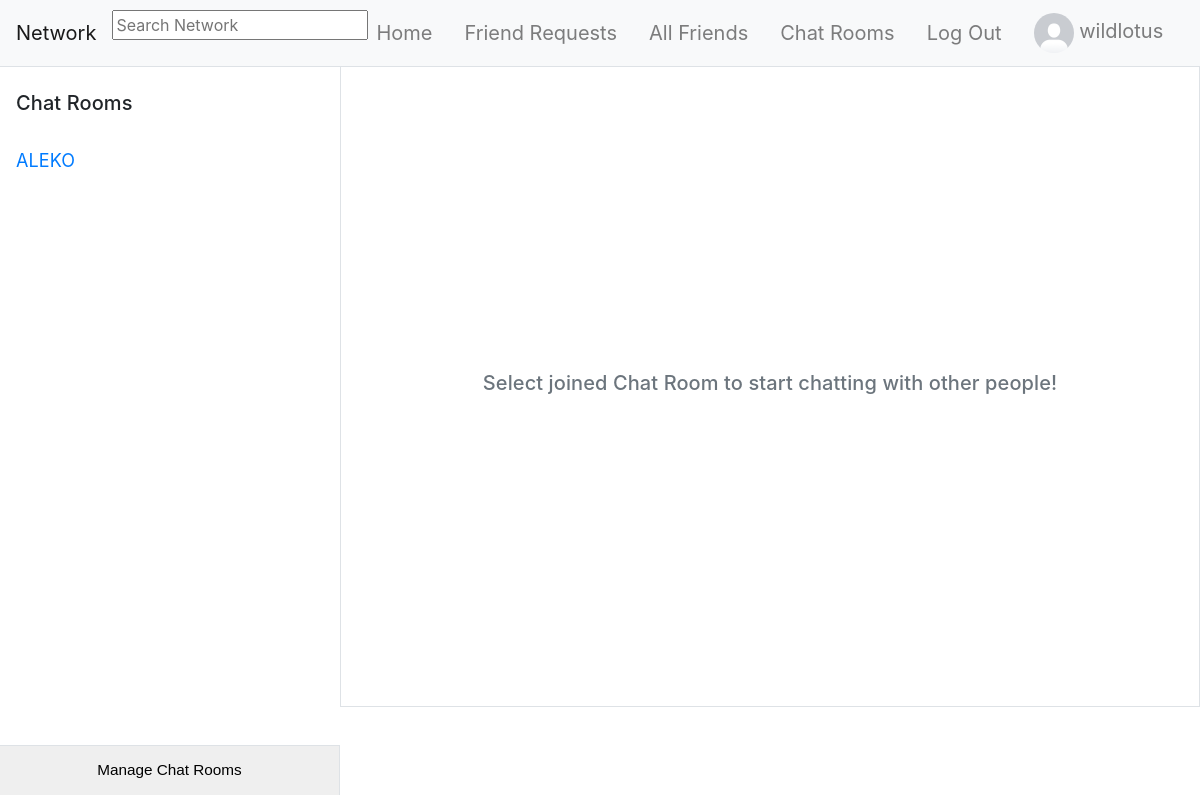
The page /chat/ (signed in) on the database its author committed.
### network/models.py (models this page shows, shortened)
class User(AbstractUser):
    pass

class UserProfile(models.Model):
    id = models.UUIDField(primary_key=True, default=uuid.uuid4, editable=False)
    user = models.OneToOneField(User, related_name="profile", on_delete=models.CASCADE)
    bio = models.TextField(default="No Bio...", max_length=101)
    picture = models.ImageField(default="default_profile_image.png")
    friends = models.ManyToManyField(to="self", blank=True, related_name="+", symmetrical=False)
    blocked = models.ManyToManyField(to="self", blank=True, related_name="+", symmetrical=False)

### chat/models.py (models this page shows)
class Group(models.Model):
    name = models.CharField(max_length=64)
    users = models.ManyToManyField(User, related_name="joined_groups", blank=True)

### chat/views.py (the view)
# urls.py: path("", views.index, name="index"),
@login_required
def index(request):
    return render(request, "chat/index.html", {
        "groups": request.user.joined_groups.all(),
        "rooms": Group.objects.all()
    })

### templates/chat/index.html (shortened to what this page needs)
{% extends "network/layout.html" %} {% load static %}
{% block script %}
    <link rel="stylesheet" href="{% static 'chat/css/styles.css' %}" />
{% endblock %}
{% block body %}
<div id="frame" class="bg-light">
    <div id="sidepanel">
        <div id="contacts" class="d-flex flex-column">
            <div class="d-flex align-items-center" style="height: 80px; line-height: 80px">
                <h5 class="ml-3">Chat Rooms</h5>
            </div>
            {% for group in groups %}
            <div class="ml-3">
                <a href="{% url 'chat:room' group.name %}">
                    {{ group.name }}
                </a>
            </div>
            {% endfor %}
        </div>
        <div id="bottom-bar">
            <button id="addcontact" class="w-100 border-top border-right" style="height: 50px;" data-toggle="modal" data-target="#chatRoomsModal" style="background-color: #F5F5F5">Manage Chat Rooms</button>
        </div>
    </div>
    <div class="content">
        <div class="d-flex align-items-center justify-content-center border border-top-0" style="min-height: 640px;">
            <div class="p-2 text-muted">
                <h5 class="text-muted">Select joined Chat Room to start chatting with other people!</h5>
            </div>
        </div>
    </div>
</div>
{% endblock %}

### templates/network/layout.html (shortened to what this page needs)
{% load static %}
<!DOCTYPE html>
<html lang="en">
<head>
    <link rel="stylesheet" href="https://stackpath.bootstrapcdn.com/bootstrap/4.4.1/css/bootstrap.min.css">
    <link rel="stylesheet" href="{% static 'network/css/styles.css' %}">
    <link rel="stylesheet" href="https://unpkg.com/@trevoreyre/autocomplete-js/dist/style.css">
    {% block script %}{% endblock %}
</head>
<body>
    <nav class="navbar navbar-expand-lg navbar-light bg-light sticky-top border-bottom">
        <a class="navbar-brand" href="{% url 'index' %}">Network</a>
        {% if request.user.is_authenticated %}
            <div id="autocomplete" class="autocomplete" style="width: 320px;">
                <form action="{% url 'search_results' %}" method="get">
                    <input class="autocomplete-input" id="autocomplete_input" placeholder="Search Network" name="q">
                </form>
            </div>
        {% endif %}
        <div class="collapse navbar-collapse" id="navbarNav">
            <ul class="navbar-nav mx-auto">
                {% if user.is_authenticated %}
                <li class="nav-item">
                    <a class="navbar-brand nav-link" href="{% url 'index' %}">
                        Home
                    </a>
                </li>
                <li class="nav-item">
                    <a class="navbar-brand nav-link" href="{% url 'friend_requests' %}">
                        Friend Requests
                    </a>
                </li>
                <li class="nav-item">
                    <a class="navbar-brand nav-link" href="{% url 'friends' %}">
                        All Friends
                    </a>
                </li>
                <li class="nav-item">
                    <a class="navbar-brand nav-link" href="{% url 'chat:index' %}">
                        Chat Rooms
                    </a>
                </li>
                <li class="nav-item">
                    <a class="navbar-brand nav-link" href="{% url 'account_logout' %}">
                        Log Out
                    </a>
                </li>
                {% endif %}
            </ul>
            {% if user.is_authenticated %}
                <ul class="navbar-nav ml-auto">
                    <a class="nav-link navbar-brand" href="{% url 'profile' request.user.profile.id %}" id="profile">
                        <li class="nav-item">
                            <img src="{{ user.profile.picture.url }}" alt="Logged in Profile Picture" width="40" height="40" style="border-radius: 50%;" id="logged_in_picture">
                            {{ user.username }}
                        </li>
                    </a>
                </ul>
            {% endif %}
        </div>
    </nav>
    <div class="body">
        {% block body %}
        {% endblock %}
    </div>
</body>
</html>

### static/chat/css/styles.css (style rules this page uses)
.body { display: flex; align-items: center; justify-content: center; min-height: 91vh; font-size: 1em; letter-spacing: 0.1px; text-rendering: optimizeLegibility; -webkit-font-smoothing: antialiased; }
#frame { width: 100%; min-width: 360px; height: 91vh; min-height: 300px; background: #E6EAEA; }
#frame #sidepanel { float: left; min-width: 280px; max-width: 340px; width: 40%; height: 100%; overflow: hidden; position: relative; font-size: 18px; background-color: #FFFFFF; }
#frame #sidepanel #contacts { overflow-y: scroll; overflow-x: hidden; }
#frame #sidepanel #bottom-bar { position: absolute; width: 100%; bottom: 0; background-color: #F5F5F5; }
#frame #sidepanel #bottom-bar button { float: left; border: none; width: 100%; padding: 10px 0; cursor: pointer; font-size: 0.85em; font-family: "proxima-nova", "Source Sans Pro", sans-serif; }
#frame .content { float: right; width: 60%; height: 100%; overflow: hidden; position: relative; background-color: #FFFFFF; }
@media screen and (min-width: 900px) { #frame .content { width: calc(100% - 340px); } }

### rows shown on the page
User: profile.picture (placeholder picture), username "wildlotus"
Group: name "ALEKO"
